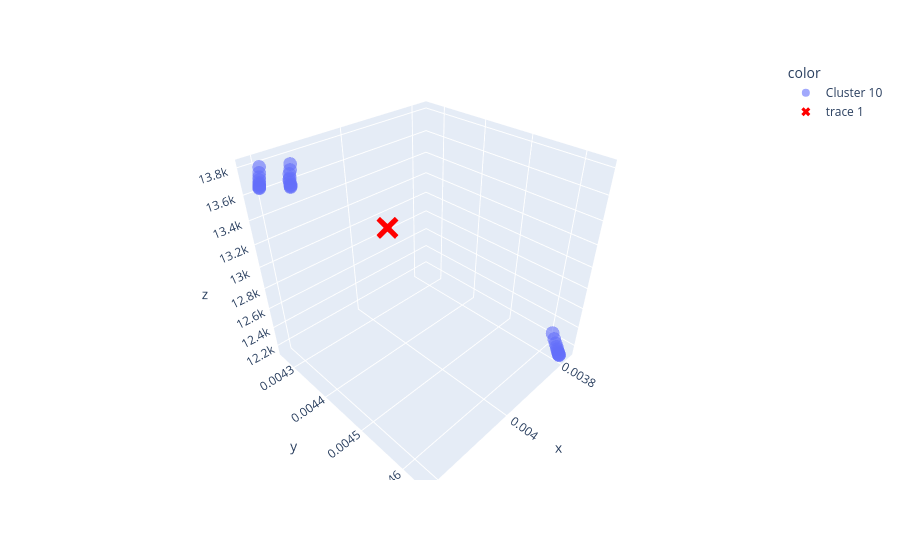

Here is the notebook cell this chart was saved with:
### Code cell
import plotly.express as px
fig = px.scatter_3d(x=X[support, 0], y=X[support, 1], z=X[support, 2],
                    color=[f"Cluster {i}"]*len(support), opacity=0.6)
fig.add_scatter3d(x=[center[0]], y=[center[1]], z=[center[2]],mode="markers", marker=dict(size=8, color="red", symbol="x"))
fig.show()

### Figure 1 — Plotly figure (JSON) as saved in the notebook; plotly's stock layout.template omitted (floating-point values rounded to 4 significant figures)
{"data": [{"hovertemplate": "color=Cluster 10<br>x=%{x}<br>y=%{y}<br>z=%{z}<extra></extra>", "legendgroup": "Cluster 10", "marker": {"color": "#636efa", "opacity": 0.6, "symbol": "circle"}, "mode": "markers", "name": "Cluster 10", "scene": "scene", "showlegend": true, "type": "scatter3d", "x": [0.003769, 0.004155, 0.004195, 0.003776, 0.004162, 0.004201, 0.00378, 0.004167, 0.004205, 0.003784, 0.00417, 0.004208, 0.003786, 0.004174, 0.004211, 0.003788, 0.004175, 0.004212, 0.003789, 0.004176, 0.004214, 0.00379, 0.004177, 0.004215, 0.003791, 0.004178, 0.004215, 0.003792, 0.004178, 0.004216, 0.003792], "y": [0.004607, 0.004297, 0.004263, 0.004615, 0.004304, 0.004269, 0.004621, 0.004308, 0.004274, 0.004626, 0.004312, 0.004278, 0.004629, 0.004315, 0.00428, 0.004632, 0.004317, 0.004282, 0.004634, 0.004319, 0.004284, 0.004636, 0.004321, 0.004285, 0.004637, 0.004321, 0.004285, 0.004637, 0.004322, 0.004286, 0.004638], "z": [12250.0, 13800.0, 13780.0, 12220.0, 13780.0, 13760.0, 12200.0, 13760.0, 13740.0, 12180.0, 13740.0, 13720.0, 12170.0, 13740.0, 13710.0, 12170.0, 13720.0, 13710.0, 12160.0, 13710.0, 13700.0, 12150.0, 13710.0, 13690.0, 12150.0, 13710.0, 13690.0, 12150.0, 13700.0, 13690.0, 12150.0]}, {"marker": {"color": "red", "size": 8, "symbol": "x"}, "mode": "markers", "type": "scatter3d", "x": [0.004029], "y": [0.004391], "z": [13290.0]}], "layout": {"legend": {"title": {"text": "color"}, "tracegroupgap": 0}, "margin": {"t": 60}, "scene": {"domain": {"x": [0, 1], "y": [0, 1]}, "xaxis": {"title": {"text": "x"}}, "yaxis": {"title": {"text": "y"}}, "zaxis": {"title": {"text": "z"}}}}}
